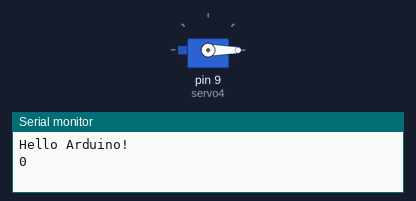
Recording of a sketch running on a simulated Arduino Uno, built with avr-gcc and run on an emulated ATmega328P. Shown: servo, the last lines printed to the serial monitor.

Above: at 0.05 s.
At 2.25 s:
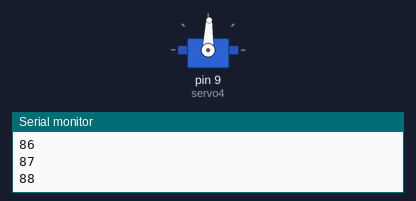
At 4.45 s:
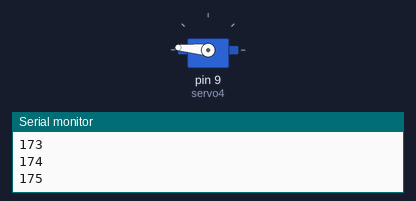
At 8.85 s:
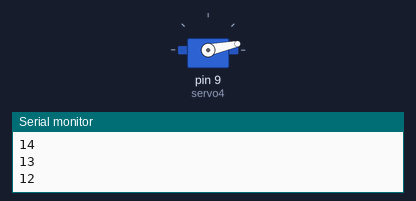
Timing chart, 0 to 11.9 s (numbered marks = the images above):
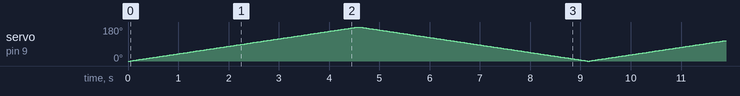

The sketch:

servo_q4.ino
```cpp
#include <Servo.h>

int delaytime = 25;

Servo servo4;
int q4min = 0;    //手先を閉じた状態
int q4max = 180;  //壁に接触

void setup() {
    Serial.begin(9600);
    Serial.println("Hello Arduino!");

    servo4.attach(9);
    servo4.write(q4min);
    delay(delaytime);
}

void loop() {
    for (int i = q4min; i <= q4max; i++) {
        servo4.write(i);
        Serial.println(i);
        delay(delaytime);
    }
    for (int i = q4max; i >= q4min; i--) {
        servo4.write(i);
        Serial.println(i);
        delay(delaytime);
    }
}
```
